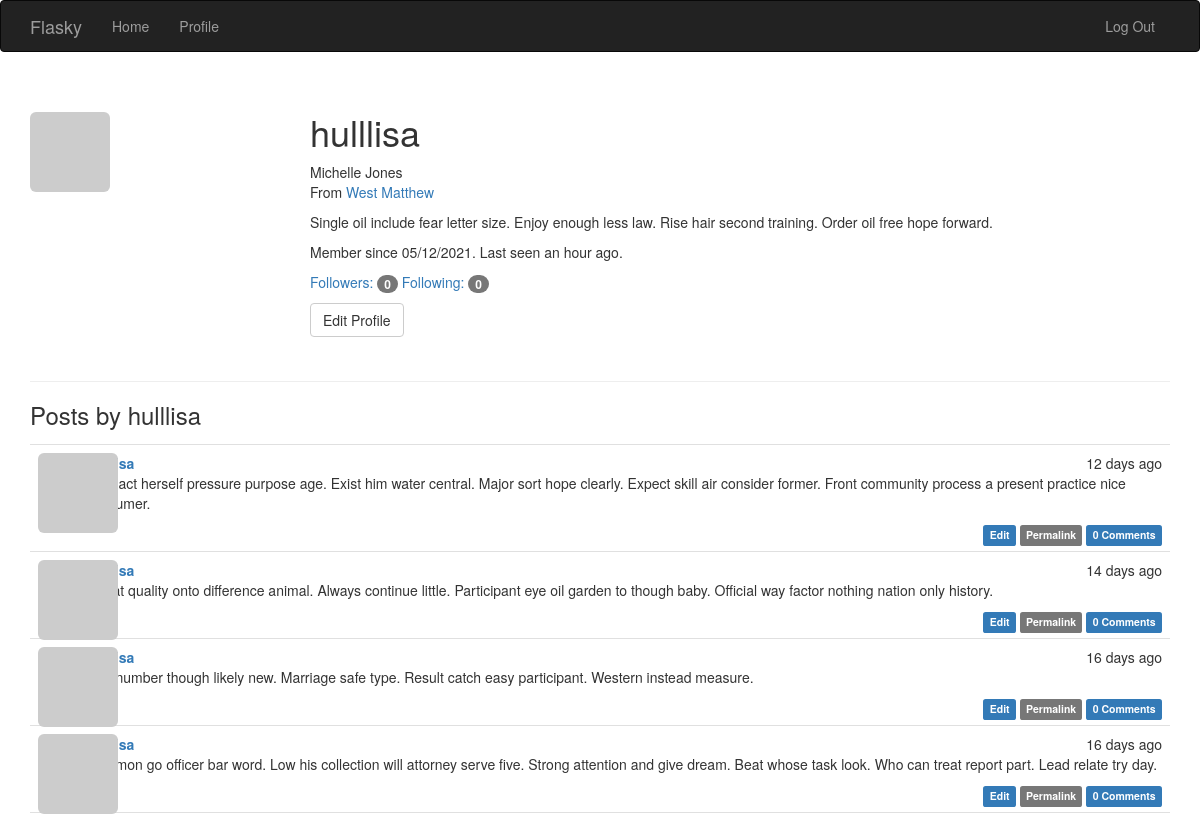
Page /user/hulllisa (signed in) on the committed database.
### app/models.py (models this page shows, shortened)
class User(UserMixin, db.Model):
    __tablename__ = 'users'
    id = db.Column(db.Integer, primary_key=True)
    email = db.Column(db.String(64), unique=True, index=True)
    username = db.Column(db.String(64), unique=True, index=True)
    password_hash = db.Column(db.String(128))
    role_id = db.Column(db.Integer, db.ForeignKey('roles.id'))
    confirmed = db.Column(db.Boolean, default=False)
    name = db.Column(db.String(64))
    location = db.Column(db.String(64))
    about_me = db.Column(db.Text())
    member_since = db.Column(db.DateTime(), default=datetime.utcnow)
    last_seen = db.Column(db.DateTime(), default=datetime.utcnow)
    avatar_hash = db.Column(db.String(32))
    posts = db.relationship('Post', backref='author', lazy='dynamic')
    followed = db.relationship('Follow',
                               foreign_keys=[Follow.follower_id],
                               backref=db.backref('follower', lazy='joined'),
                               lazy='dynamic',
                               cascade='all, delete-orphan')
    followers = db.relationship('Follow',
                                foreign_keys=[Follow.followed_id],
                                backref=db.backref('followed', lazy='joined'),
                                lazy='dynamic',
                                cascade='all, delete-orphan')
    comments = db.relationship('Comment', backref='author', lazy='dynamic')
    @property
    def password(self):
        raise AttributeError('password is not a readable attribute')
    def can(self, perm):
        return self.role is not None and self.role.has_permission(perm)
    def is_administrator(self):
        return self.can(Permission.ADMIN)
    def ping(self):
        self.last_seen = datetime.utcnow()
        db.session.add(self)
        db.session.commit()
    def gravatar(self, size=100, default='identicon', rating='g'):
        url = 'https://secure.gravatar.com/avatar'
        hash = self.avatar_hash or self.gravatar_hash()
        return '{url}/{hash}?s={size}&d={default}&r={rating}'.format(
            url=url, hash=hash, size=size, default=default, rating=rating)

class Post(db.Model):
    __tablename__ = 'posts'
    id = db.Column(db.Integer, primary_key=True)
    body = db.Column(db.Text)
    body_html = db.Column(db.Text)
    timestamp = db.Column(db.DateTime, index=True, default=datetime.utcnow)
    author_id = db.Column(db.Integer, db.ForeignKey('users.id'))
    comments = db.relationship('Comment', backref='post', lazy='dynamic')

### app/main/views.py (the view)
@main.route('/user/<username>')
def user(username):
    user = User.query.filter_by(username=username).first()
    if user is None:
        abort(404)
    posts = user.posts.order_by(Post.timestamp.desc()).all()
    return render_template('user.html', user=user, posts=posts)

### app/auth/views.py (called while the page is built)
@auth.before_app_request
def before_request():
    if current_user.is_authenticated:
        current_user.ping()
        if not current_user.confirmed \
                and request.endpoint \
                and request.blueprint != 'auth' \
                and request.endpoint != 'static':
            return redirect(url_for('auth.unconfirmed'))

@auth.before_app_request
def before_request():
    if current_user.is_authenticated \
            and not current_user.confirmed \
            and request.blueprint != 'auth' \
            and request.endpoint != 'static':
        return redirect(url_for('auth.unconfirmed'))

### app/main/__init__.py (called while the page is built)
@main.app_context_processor
def inject_permissions():
    return dict(Permission=Permission)

### app/models.py (called while the page is built)
    @login_manager.user_loader
    def load_user(user_id):
        return User.query.get(int(user_id))

### app/templates/user.html (shortened to what this page needs)
{% extends "base.html" %}
{% block page_content %}
<div class="page-header">
    <img class="img-rounded profile-thumbnail" src="{{ user.gravatar(size=256) }}">
    <div class="profile-header">
        <h1>{{ user.username }}</h1>
        {% if user.name or user.location %}
        <p>
            {% if user.name %}{{ user.name }}<br>{% endif %}
            {% if user.location %}
                From <a href="http://maps.google.com/?q={{ user.location }}">
                    {{ user.location }}
                </a><br>
            {% endif %}
        </p>
        {% endif %}
        {% if user.about_me %}<p>{{ user.about_me }}</p>{% endif %}
        <p>
            Member since {{ moment(user.member_since).format('L') }}.
            Last seen {{ moment(user.last_seen).fromNow() }}.
        </p>
        <p>
            <a href="{{ url_for('.followers', username=user.username) }}">Followers: <span class="badge">{{ user.followers.count() - 1 }}</span></a>
            <a href="{{ url_for('.followed_by', username=user.username) }}">Following: <span class="badge">{{ user.followed.count() - 1 }}</span></a>
        </p>
        <p>
            {% if user == current_user %}
            <a class="btn btn-default" href="{{ url_for('.edit_profile') }}">Edit Profile</a>
            {% endif %}
        </p>
    </div>
</div>
<h3>Posts by {{ user.username }}</h3>
{% include '_posts.html' %}
{% endblock %}

### app/templates/base.html (shortened to what this page needs)
{% extends "bootstrap/base.html" %}
{% block head %}
{{ super() }}
<link rel="stylesheet" type="text/css" href="{{ url_for('static', filename='styles.css') }}">
{% endblock %}
{% block navbar %}
<div class="navbar navbar-inverse" role="navigation">
	<div class="container">
		<div class="navbar-header">
			<a class="navbar-brand" href="/">Flasky</a>
		</div>
		<div class="navbar-collapse collapse">
			<ul class="nav navbar-nav">
				<li>
					<a href="/">Home</a>
				</li>
				{% if current_user.is_authenticated %}
				<li>
    				<a href="{{ url_for('main.user', username=current_user.username) }}">Profile</a>
				</li>
				{% endif %}
			</ul>
			<ul class="nav navbar-nav navbar-right">
    			{% if current_user.is_authenticated %}
    			<li><a href="{{ url_for('auth.logout') }}">Log Out</a></li>
    			{% else %}
    			<li><a href="{{ url_for('auth.login') }}">Log In</a></li>
    			{% endif %}
			</ul>
		</div>
	</div>
</div>
{% endblock %}
{% block content %}
<div class="container">
    {% block page_content %}{% endblock %}
</div>
{% endblock %}

### app/templates/_posts.html
<ul class="posts">
    {% for post in posts %}
    <li class="post">
        <div class="post-thumbnail">
            <a href="{{ url_for('.user', username=post.author.username) }}">
                <img class="img-rounded profile-thumbnail" src="{{ post.author.gravatar(size=40) }}">
            </a>
        </div>
        <div class="post-content">
            <div class="post-date">{{ moment(post.timestamp).fromNow() }}</div>
            <div class="post-author"><a href="{{ url_for('.user', username=post.author.username) }}">{{ post.author.username }}</a></div>
            <div class="post-body">
                {% if post.body_html %}
                    {{ post.body_html | safe }}
                {% else %}
                    {{ post.body }}
                {% endif %}
            </div>
            <div class="post-footer">
                {% if current_user == post.author %}
                <a href="{{ url_for('.edit', id=post.id) }}">
                    <span class="label label-primary">Edit</span>
                </a>
                {% elif current_user.is_administrator() %}
                <a href="{{ url_for('.edit', id=post.id) }}">
                    <span class="label label-danger">Edit [Admin]</span>
                </a>
                {% endif %}
                <a href="{{ url_for('.post', id=post.id) }}">
                    <span class="label label-default">Permalink</span>
                </a>
                <a href="{{ url_for('.post', id=post.id) }}#comments">
                    <span class="label label-primary"> {{ post.comments.count() }} Comments</span>
                </a>
            </div>
        </div>
    </li>
    {% endfor %}
</ul>

### app/static/styles.css (style rules this page uses)
.profile-thumbnail { position: absolute; }
.profile-header { min-height: 260px; margin-left: 280px; }
ul.posts { list-style-type: none; padding: 0px; margin: 16px 0px 0px 0px; border-top: 1px solid #e0e0e0; }
ul.posts li.post { padding: 8px; border-bottom: 1px solid #e0e0e0; }
div.post-date { float: right; }
div.post-author { font-weight: bold; }
div.post-thumbnail { position: absolute; }
div.post-content { margin-left: 48px; min-height: 48px; }
div.post-footer { text-align: right; }

### rows in the picture
User: username "hulllisa", name "Michelle Jones", location "West Matthew", about_me "Single oil include fear letter size. Enjoy enough less law. Rise hair second training. Order oil free hope forward.", member_since "05/12/2021", last_seen "an hour ago"
Post: timestamp "12 days ago", body_html "Step act herself pressure purpose age. Exist him water central. Major sort hope clearly. Expect skill air consider former. Front community process a present practice nice consumer.", comments.count "0"
Post: timestamp "14 days ago", body_html "Out at quality onto difference animal. Always continue little. Participant eye oil garden to though baby. Official way factor nothing nation only history.", comments.count "0"
Post: timestamp "16 days ago", body_html "Just number though likely new. Marriage safe type. Result catch easy participant. Western instead measure.", comments.count "0"
Post: timestamp "16 days ago", body_html "Common go officer bar word. Low his collection will attorney serve five. Strong attention and give dream. Beat whose task look. Who can treat report part. Lead relate try day.", comments.count "0"

### other values in the picture
{{ user.followers.count() - 1 }} "0"
{{ user.followed.count() - 1 }} "0"
